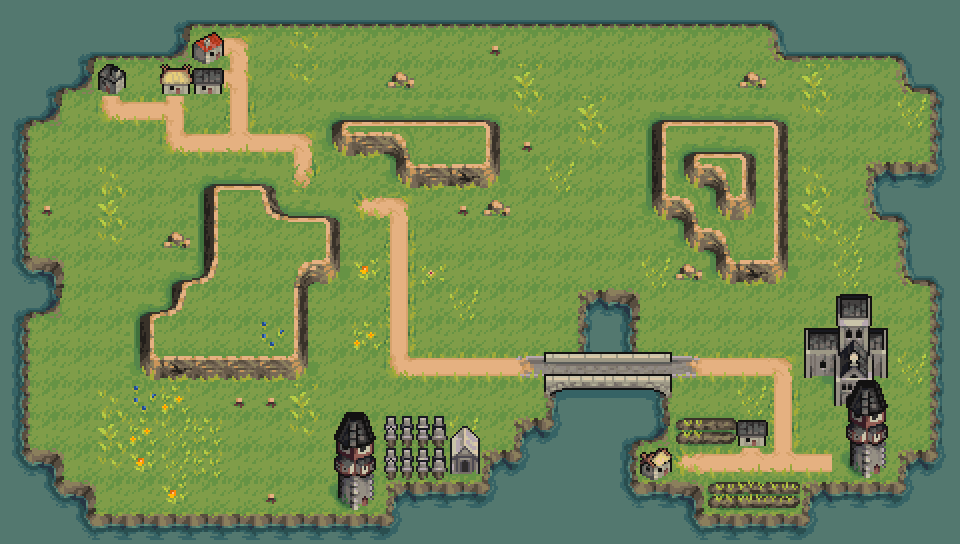

This game map was drawn from its Tiled (.tmx) file and the tilesets committed beside it. A one-line description and the trimmed map source follow:
An orthogonal 30x17 tile map with 32x32 px tiles, 5 tile layers (Wasser, Hintergrund, Andere, Collision, ...), 2 tilesets and 47 objects.

<map version="1.2" tiledversion="1.2.3" orientation="orthogonal" renderorder="right-down" width="30" height="17" tilewidth="32" tileheight="32" infinite="0" nextlayerid="11" nextobjectid="121">
 <tileset firstgid="1" source="TileSet32.tsx" />
 <tileset firstgid="253" name="Cave" tilewidth="32" tileheight="32" tilecount="224" columns="16">
  <image source="All.png" trans="acc58b" width="512" height="448" />
 </tileset>
 <layer id="2" name="Wasser" width="30" height="17">
  <data>[510 cells, 40 non-empty, 2 distinct tile ids]</data>
 </layer>
 <layer id="1" name="Hintergrund" width="30" height="17">
  <data>[510 cells, 470 non-empty, 38 distinct tile ids]</data>
 </layer>
 <layer id="10" name="Andere" width="30" height="17">
  <data>[510 cells, 1 non-empty, 1 distinct tile ids]</data>
 </layer>
 <layer id="4" name="Collision" width="30" height="17">
  <data>[510 cells, 126 non-empty, 43 distinct tile ids]</data>
 </layer>
 <layer id="3" name="Vor" width="30" height="17">
  <data>[510 cells, 23 non-empty, 15 distinct tile ids]</data>
 </layer>
 <objectgroup id="6" name="WasserObjects">
  <object id="22" x="-7" y="-17" width="968" height="43" />
  <object id="23" x="936" y="13" width="26" height="553" />
  <object id="24" x="-5" y="-16" width="28" height="577" />
  <object id="25" x="2" y="526" width="938" height="31" />
  <object id="26" x="19" y="267" width="33" height="49" />
  <object id="27" x="18" y="19" width="165" height="34" />
  <object id="28" x="22" y="43" width="33" height="75" />
  <object id="29" x="50" y="48" width="40" height="46.7769" />
  <object id="30" x="777" y="22" width="161" height="34" />
  <object id="31" x="900" y="53" width="41" height="37" />
  <object id="32" x="903" y="161" width="33" height="125" />
  <object id="33" x="867" y="161" width="50" height="58" />
  <object id="34" x="899" y="451" width="40" height="82" />
  <object id="35" x="809" y="488" width="95" height="40" />
  <object id="36" x="22" y="458" width="33" height="77" />
  <object id="37" x="54" y="490" width="34" height="43" />
  <object id="38" x="394" y="489" width="304" height="40" />
  <object id="39" x="518" y="424" width="117" height="69" />
  <object id="40" x="488" y="460" width="35" height="33" />
  <object id="41" x="548" y="390.093" width="122" height="52.9072" />
  <object id="42" x="583" y="295" width="52" height="54" />
 </objectgroup>
 <objectgroup id="5" name="CollisionObjects">
  <object id="2" x="205" y="185" width="70.5" height="194" />
  <object id="3" x="272.5" y="216" width="66" height="66" />
  <object id="4" x="172" y="280.5" width="135.5" height="99.0425" />
  <object id="5" x="140.5" y="312.5" width="73.5" height="67" />
  <object id="6" x="652" y="120.5" width="135.5" height="94.8924" />
  <object id="7" x="717" y="242.5" width="70.5" height="38.5" />
  <object id="8" x="849.977" y="455.64" width="34.5" height="24.3208" />
  <object id="9" x="806" y="328.283" width="81" height="51.2167" />
  <object id="10" x="833.337" y="373.353" width="35.5" height="26.5" />
  <object id="11" x="545" y="390" width="125.5" height="6.19051" />
  <object id="12" x="545" y="346.5" width="127.5" height="5.5" />
  <object id="15" x="642" y="449.333" width="28" height="28.6667" />
  <object id="16" x="738" y="420.667" width="28" height="24.6667" />
  <object id="17" x="452" y="446.667" width="26.6667" height="24.6667" />
  <object id="87" x="334.555" y="121.328" width="163.664" height="32.5262" />
  <object id="89" x="401" y="135.784" width="96.703" height="48.0149" />
  <object id="97" x="686.148" y="198.771" width="101.709" height="48.5312" />
  <object id="98" x="89.318" y="6.19547" width="134.235" height="88.2854" />
  <object id="99" x="333.006" y="485.828" width="42.852" height="41.8194" />
 </objectgroup>
 <objectgroup id="8" name="TreeObjects">
  <object id="72" x="264" y="480" width="18" height="30" />
  <object id="74" x="520" y="128" width="18" height="30" />
  <object id="75" x="456" y="192" width="18" height="30" />
  <object id="77" x="488" y="32" width="18" height="30" />
  <object id="78" x="39" y="192" width="18" height="30" />
  <object id="79" x="232" y="384" width="18" height="30" />
  <object id="80" x="260" y="384" width="18" height="30" />
 </objectgroup>
</map>